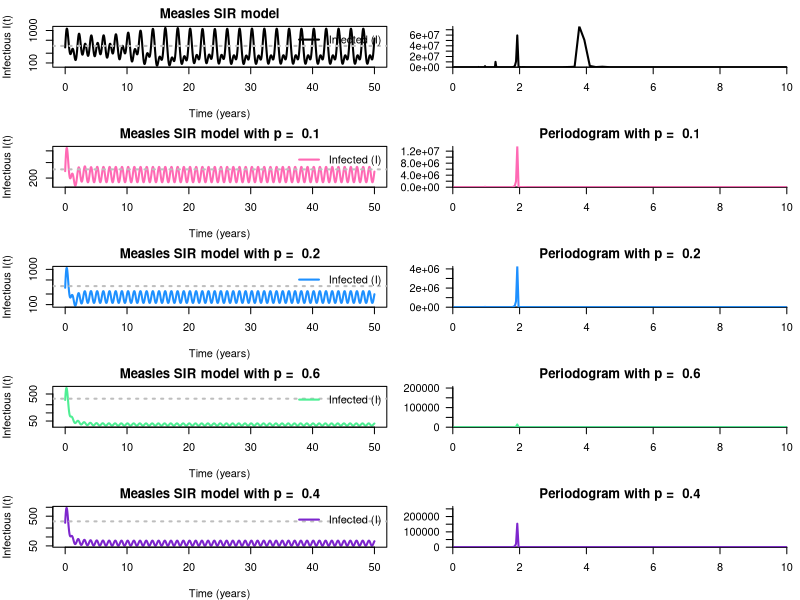

This chart was generated by the following R code:

### Deterministic Model
library(deSolve)

# Parameters
N <- 500000
mu <- 1 / 50                       # Birth/death rate (annual)

gamma <- 365 / 13                  # Recovery rate (13-day infectious period)
R0 <- 17                      # Basic reproduction number
beta <- R0 * (gamma + mu)    # Transmission rate
alpha <- 0.1                        # Seasonal forcing amplitude
p <- 0
constantinf<-0

# Combine into a parameter vector
parms <- c(
  beta = beta,
  gamma = gamma,
  mu = mu,
  alpha = alpha,
  N = N,
  p = p,
  constantinf=constantinf
)


## equilibrium:
R0 <- with(as.list(parms), beta/(gamma+mu))
Seqm <- (with(as.list(parms), N / R0 ))
Ieqm <- (with(as.list(parms), N  * mu/(gamma+mu)*(1 - 1/R0)))
## initial state near eqm: start near equilibrium so beginning doesn't have a huge spike
Si <- round((Seqm + (N-Seqm)*0.01))
Ii <- round((Ieqm * 0.9))
Ri <- round(N-Si-Ii)
ic <- c(S = Si, I = Ii, R = Ri)  # Initial condition vector

# SIR model with seasonal forcing and vital dynamics
SIR.vector.field <- function(t, vars, parms) {
  with(as.list(c(parms, vars)), {
    # Seasonal forcing (alpha = 0 for no seasonality)
    beta_t <- beta * (1 + alpha * cos(2 * pi * t))
    
    # Differential equations
    dS <- mu * N - beta_t * S * I / N - mu * S - p * S
    dI <- beta_t * S * I / N - gamma * I - mu * I + constantinf
    dR <- gamma * I - mu * R + p * S - constantinf
    
    list(c(dS, dI, dR))  # Return derivatives
  })
}


# Initial conditions and time sequence
times <- seq(0, 50, by = 0.01)  
soln <- as.data.frame(ode(y = ic, times = times, func = SIR.vector.field, parms = parms))


periodogram_d <- function(df, # data frame: date and (weekly) cases
                          xlim=c(0,10), # max 10 year period by default
                          trange=c(0,50), # whole time series by default
                          add=FALSE, color, # make new plot by default
                          ... ) {
  if (!is.na(trange[1])) { # consider only the specified time range
    df <- subset(df, time >= min(trange) & time <= max(trange))
  }
  with(df,{
    s <- spectrum(I, plot=FALSE)
    s$per <- 1/(52*s$freq) # period in years (assume data are weekly)
    if (!add) { # start a new plot without plotting data
      plot(s$per,s$spec,typ="n",bty="L",ann=FALSE,las=1,
           xaxs="i",yaxs="i", xlim=xlim, col=color,...)
    }
    lines( s$per, s$spec , col=color,lwd=2)
  })
}


par(mfrow = c(5, 2), mar = c(4, 4, 2, 1))

# Plot 
plot(
  x = soln[, "time"], 
  y = soln[, "I"], 
  log = "y", # easier to see what's going on
  type = "l", 
  col = "black", 
  lwd = 2, 
  xlab = "Time (years)", 
  ylab = "Infectious I(t)", 
  main = "Measles SIR model"
)

## add equilibrium level to see what's going on:
abline( h = Ieqm, lty = "dotted",lwd='2' , col = "grey")

legend(
  "topright", 
  legend = c("Infected (I)"), 
  col = c("black"), 
  lty = 1, 
  lwd = 2, 
  bty = "n"
)

periodogram_d(soln,trange=c(0,50),color='black')


##################################################################

p <- 0.1
constantinf<-500
parms <- c(
  beta = beta,
  gamma = gamma,
  mu = mu,
  alpha = alpha,
  N = N,
  p = p,
  constantinf=constantinf
)
soln <- as.data.frame(ode(y = ic, times = times, func = SIR.vector.field, parms = parms))

# Plot 
plot(
  x = soln[, "time"], 
  y = soln[, "I"], 
  log = "y", # easier to see what's going on
  type = "l", 
  col = "hotpink", 
  lwd = 2, 
  xlab = "Time (years)", 
  ylab = "Infectious I(t)", 
  main = paste("Measles SIR model with p = ",p)
)

## add equilibrium level to see what's going on:
abline( h = Ieqm, lty = "dotted",lwd='2' , col = "grey")

legend(
  "topright", 
  legend = c("Infected (I)"), 
  col = c("hotpink"), 
  lty = 1, 
  lwd = 2, 
  bty = "n"
)

periodogram_d(soln,trange=c(0,50),color='hotpink')
title(main=paste('Periodogram with p = ',p))


##################################################################
p <- 0.2
parms <- c(
  beta = beta,
  gamma = gamma,
  mu = mu,
  alpha = alpha,
  N = N,
  p = p,
  constantinf=constantinf
)
soln <- as.data.frame(ode(y = ic, times = times, func = SIR.vector.field, parms = parms))

# Plot 
plot(
  x = soln[, "time"], 
  y = soln[, "I"], 
  log = "y", # easier to see what's going on
  type = "l", 
  col = "dodgerblue", 
  lwd = 2, 
  xlab = "Time (years)", 
  ylab = "Infectious I(t)", 
  main = paste("Measles SIR model with p = ",p)
)

## add equilibrium level to see what's going on:
abline( h = Ieqm, lty = "dotted",lwd='2' , col = "grey")

legend(
  "topright", 
  legend = c("Infected (I)"), 
  col = c("dodgerblue"), 
  lty = 1, 
  lwd = 2, 
  bty = "n"
)

periodogram_d(soln,trange=c(0,50),color='dodgerblue')
title(main=paste('Periodogram with p = ',p))


##################################################################

p <- 0.6
parms <- c(
  beta = beta,
  gamma = gamma,
  mu = mu,
  alpha = alpha,
  N = N,
  p = p,
  constantinf=constantinf
)
soln <- as.data.frame(ode(y = ic, times = times, func = SIR.vector.field, parms = parms))

# Plot 
plot(
  x = soln[, "time"], 
  y = soln[, "I"], 
  log = "y", # easier to see what's going on
  type = "l", 
  col = "seagreen2", 
  lwd = 2, 
  xlab = "Time (years)", 
  ylab = "Infectious I(t)", 
  main = paste("Measles SIR model with p = ",p)
)

## add equilibrium level to see what's going on:
abline( h = Ieqm, lty = "dotted",lwd='2' , col = "grey")

legend(
  "topright", 
  legend = c("Infected (I)"), 
  col = c("seagreen2"), 
  lty = 1, 
  lwd = 2, 
  bty = "n"
)

periodogram_d(soln,trange=c(0,50),color='seagreen2')
title(main=paste('Periodogram with p = ',p))



#################################
p <- 0.4
parms <- c(
  beta = beta,
  gamma = gamma,
  mu = mu,
  alpha = alpha,
  N = N,
  p = p,
  constantinf=constantinf
)
soln <- as.data.frame(ode(y = ic, times = times, func = SIR.vector.field, parms = parms))

# Plot 
plot(
  x = soln[, "time"], 
  y = soln[, "I"], 
  log = "y", # easier to see what's going on
  type = "l", 
  col = "purple3", 
  lwd = 2, 
  xlab = "Time (years)", 
  ylab = "Infectious I(t)", 
  main = paste("Measles SIR model with p = ",p)
)

## add equilibrium level to see what's going on:
abline( h = Ieqm, lty = "dotted",lwd='2' , col = "grey")

legend(
  "topright", 
  legend = c("Infected (I)"), 
  col = c("purple3"), 
  lty = 1, 
  lwd = 2, 
  bty = "n"
)


periodogram_d(soln,trange=c(0,50),color='purple3')
title(main=paste('Periodogram with p = ',p))
